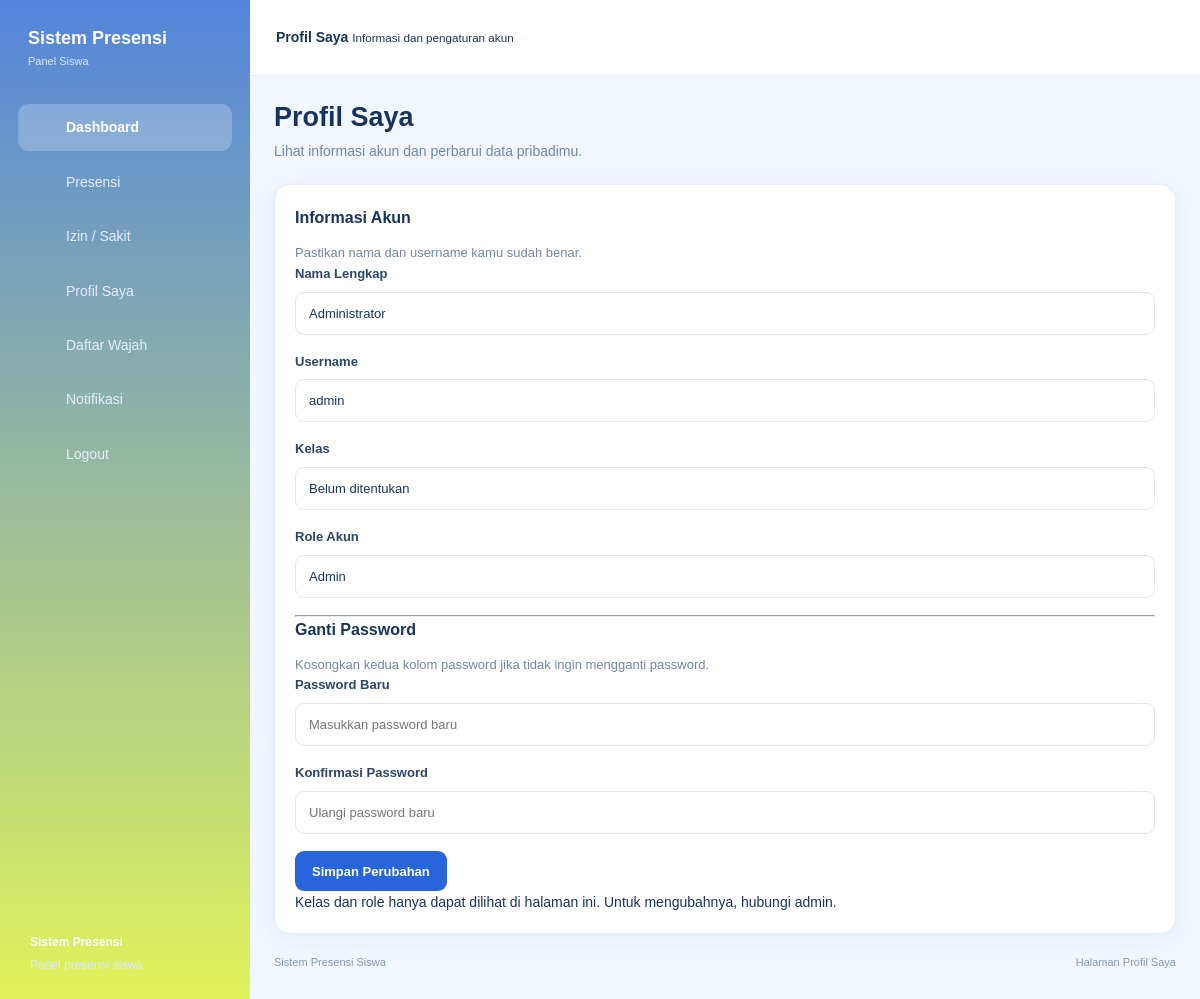
/user/profil.php (signed in), run on the app's committed database.
### tables this page shows
CREATE TABLE `users` (
  `id` int(11) NOT NULL,
  `nisn` varchar(20) DEFAULT NULL,
  `username` varchar(50) NOT NULL,
  `password` varchar(255) NOT NULL,
  `nama_lengkap` varchar(100) NOT NULL,
  `role` enum('admin','user') DEFAULT 'user',
  `id_kelas` int(11) DEFAULT NULL,
  `face_vector` text DEFAULT NULL,
  `created_at` timestamp NULL DEFAULT current_timestamp()
);

### config/helper.php (called while the page is built, shortened)
<?php
function e($value): string
{
    return htmlspecialchars((string)$value, ENT_QUOTES, 'UTF-8');
}

### user/profil.php (the view, shortened to what this page needs)
<?php
require_once '../config/database.php';
require_once '../config/helper.php';
$uid = (int) ($_SESSION['user_id'] ?? 0);
$st = mysqli_prepare(
    $conn,
    "SELECT
        u.nama_lengkap,
        u.username,
        u.role,
        k.nama_kelas
     FROM users u
     LEFT JOIN kelas k ON k.id = u.id_kelas
     WHERE u.id = ?"
);
mysqli_stmt_bind_param($st, 'i', $uid);
mysqli_stmt_execute($st);
$profil = mysqli_fetch_assoc(mysqli_stmt_get_result($st));
?>
<!DOCTYPE html>
<html lang="id">
<head>
    <link rel="stylesheet" href="../assets/css/user.css">
</head>
<body class="user-body">
<div class="user-layout">
    <aside class="user-sidebar">
        <div class="user-brand">
            <div>
                Sistem Presensi
                <small>Panel Siswa</small>
            </div>
        </div>
        <nav class="user-nav">
            <a href="index.php" class="active">
                Dashboard
            </a>
            <a href="absen.php">
                Presensi
            </a>
            <a href="pengajuan_izin.php">
                Izin / Sakit
            </a>
            <a href="profil.php">
                Profil Saya
            </a>
            <a href="wajah.php">
                Daftar Wajah
            </a>
            <a href="notifikasi.php">
                Notifikasi
            </a>
            <a href="../auth/logout.php">
                Logout
            </a>
        </nav>
        <div class="user-sidebar-footer">
            <strong>Sistem Presensi</strong>
        </div>
    </aside>
    <main class="user-main">
        <header class="user-header">
            <div>
                <strong>Profil Saya</strong>
                <small>Informasi dan pengaturan akun</small>
            </div>
        </header>
        <div class="user-content">
            <h1 class="user-page-title">Profil Saya</h1>
            <p class="user-page-subtitle">
                Lihat informasi akun dan perbarui data pribadimu.
            </p>
            <section class="user-card">
                <h2 class="profile-section-title">
                    Informasi Akun
                </h2>
                <p class="profile-description">
                    Pastikan nama dan username kamu sudah benar.
                </p>
                <form method="post">
                    <div class="user-form-grid">
                        <div class="user-form-group">
                            <label for="nama_lengkap">Nama Lengkap</label>
                            <input
                                type="text"
                                id="nama_lengkap"
                                name="nama_lengkap"
                                value="<?= e($profil['nama_lengkap']) ?>"
                                maxlength="150"
                                autocomplete="name"
                                required
                            >
                        </div>
                        <div class="user-form-group">
                            <label for="username">Username</label>
                            <input
                                type="text"
                                id="username"
                                name="username"
                                value="<?= e($profil['username']) ?>"
                                maxlength="100"
                                autocomplete="username"
                                required
                            >
                        </div>
                        <div class="user-form-group">
                            <label for="kelas">Kelas</label>
                            <input
                                type="text"
                                id="kelas"
                                value="<?= e($profil['nama_kelas'] ?? 'Belum ditentukan') ?>"
                                disabled
                            >
                        </div>
                        <div class="user-form-group">
                            <label for="role">Role Akun</label>
                            <input
                                type="text"
                                id="role"
                                value="<?= e(ucfirst($profil['role'])) ?>"
                                disabled
                            >
                        </div>
                    </div>
                    <hr class="profile-divider">
                    <h2 class="profile-section-title">
                        Ganti Password
                    </h2>
                    <p class="profile-description">
                        Kosongkan kedua kolom password jika tidak ingin
                        mengganti password.
                    </p>
                    <div class="user-form-grid">
                        <div class="user-form-group">
                            <label for="password">Password Baru</label>
                            <input
                                type="password"
                                id="password"
                                name="password"
                                minlength="6"
                                autocomplete="new-password"
                                placeholder="Masukkan password baru"
                            >
                        </div>
                        <div class="user-form-group">
                            <label for="konfirmasi">Konfirmasi Password</label>
                            <input
                                type="password"
                                id="konfirmasi"
                                name="konfirmasi"
                                minlength="6"
                                autocomplete="new-password"
                                placeholder="Ulangi password baru"
                            >
                        </div>
                    </div>
                    <div class="profile-actions">
                        <button type="submit" class="btn">
                            Simpan Perubahan
                        </button>
                    </div>
                    <div class="profile-info-note">
                        Kelas dan role hanya dapat dilihat di halaman ini.
                        Untuk mengubahnya, hubungi admin.
                    </div>
                </form>
            </section>
            <footer class="user-footer">
                <span>Sistem Presensi Siswa</span>
                <span>Halaman Profil Saya</span>
            </footer>
        </div>
    </main>
</div>
</body>
</html>

### assets/css/user.css (style rules this page uses)
* { margin: 0; padding: 0; box-sizing: border-box; }
html { scroll-behavior: smooth; }
body.user-body { font-family: Arial, Helvetica, sans-serif; background: #f1f6ff; color: #17345f; font-size: 14px; line-height: 1.6; }
.user-body a { text-decoration: none; }
.user-layout { display: flex; min-height: 100vh; }
.user-sidebar { width: 250px; min-width: 250px; min-height: 100vh; padding: 24px 18px; display: flex; flex-direction: column; background: linear-gradient(180deg, #5385dc, #e1f359); color: #ffffff; position: fixed; top: 0; left: 0; bottom: 0; z-index: 100; overflow-y: auto; }
.user-brand { display: flex; align-items: center; gap: 12px; padding: 0 10px; margin-bottom: 34px; color: #ffffff; font-size: 18px; font-weight: 700; }
.user-brand small { display: block; color: #dce8ff; font-size: 11px; font-weight: 400; }
.user-nav { display: flex; flex-direction: column; gap: 8px; }
.user-nav a { min-height: 46px; padding: 12px 14px; display: flex; align-items: center; gap: 12px; border-radius: 11px; color: #e5edff; font-size: 14px; transition: background 0.2s, color 0.2s; }
.user-nav a.active { color: #ffffff; background: rgba(255, 255, 255, 0.23); font-weight: 700; }
.user-sidebar-footer { margin-top: auto; padding: 35px 12px 5px; color: #dce8ff; font-size: 12px; }
.user-sidebar-footer strong { display: block; margin-bottom: 4px; color: #ffffff; }
.user-main { width: calc(100% - 250px); min-width: 0; margin-left: 250px; }
.user-header { min-height: 76px; padding: 15px 26px; display: flex; align-items: center; justify-content: space-between; gap: 20px; background: #ffffff; border-bottom: 1px solid #e4ecfa; }
.user-content { width: 100%; max-width: 1600px; margin: 0 auto; padding: 24px; }
.user-page-title { margin-bottom: 5px; color: #17345f; font-size: 27px; font-weight: 700; line-height: 1.3; }
.user-page-subtitle { margin-bottom: 22px; color: #7186a8; font-size: 14px; }
.user-card { min-width: 0; padding: 20px; border: 1px solid #e5edfa; border-radius: 16px; background: #ffffff; box-shadow: 0 5px 20px rgba(37, 76, 139, 0.05); }
.user-card h2 { margin-bottom: 12px; color: #17345f; font-size: 16px; }
.user-card p { color: #7186a8; font-size: 13px; }
.user-body .btn { min-height: 40px; padding: 10px 16px; display: inline-flex; align-items: center; justify-content: center; gap: 8px; border: 1px solid transparent; border-radius: 9px; background: #2864dc; color: #ffffff; font-family: inherit; font-size: 13px; font-weight: 700; cursor: pointer; transition: background 0.2s, transform 0.2s; }
.user-form-group { margin-bottom: 17px; }
.user-form-group label { display: block; margin-bottom: 7px; color: #294568; font-size: 13px; font-weight: 700; }
.user-form-group input, .user-form-group select, .user-form-group textarea { width: 100%; min-height: 43px; padding: 11px 13px; border: 1px solid #dce6f5; border-radius: 9px; outline: none; background: #ffffff; color: #17345f; font-family: inherit; font-size: 13px; }
.user-footer { padding: 20px 0 8px; display: flex; justify-content: space-between; flex-wrap: wrap; gap: 8px; color: #8497b6; font-size: 11px; }

### data on the page
users: nama_lengkap "Administrator", username "admin", role "Admin"
